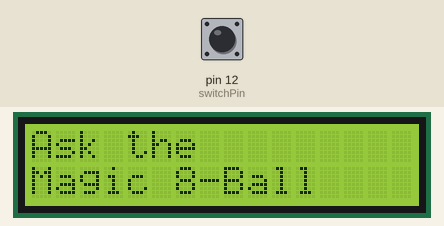
Recording of a sketch running on a simulated Arduino Uno, built with avr-gcc and run on an emulated ATmega328P. Shown: 16×2 character LCD. The test bench sets the inputs (shaded band); at power-on: pin 12 (switchPin) LOW. Random numbers use the default seed unless the sketch sets one.

Above: at 2.2 s.
2.3 s: pin 12 (switchPin) pulled HIGH for 0.15 s
At 3.6 s:
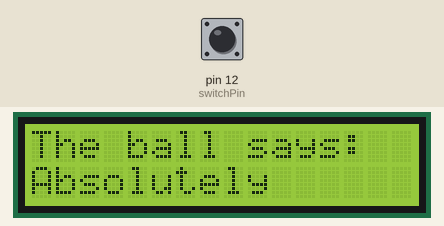
3.9 s: pin 12 (switchPin) pulled HIGH for 1 s
At 6.1 s:
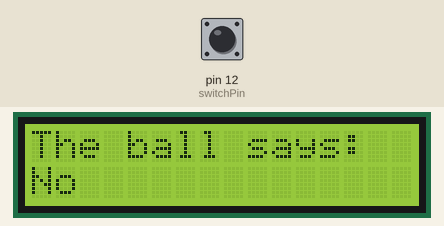
6.4 s: pin 12 (switchPin) pulsed HIGH 5 times (0.12 s each, 0.3 s apart)
At 8.9 s:
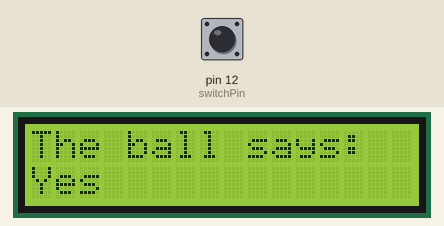
9.4 s: pin 12 (switchPin) pulled HIGH for 0.15 s
At 10.4 s:
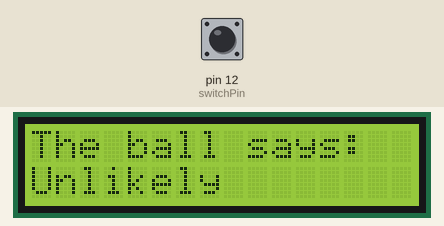
11.0 s: pin 12 (switchPin) pulled HIGH for 3.2 s
At 14.5 s:
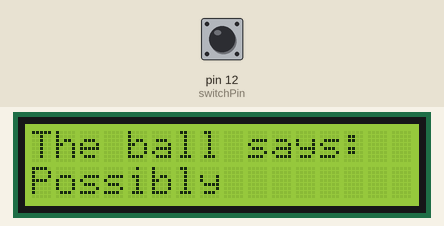
15.7 s: pin 12 (switchPin) pulled HIGH for 0.15 s
At 16.4 s:
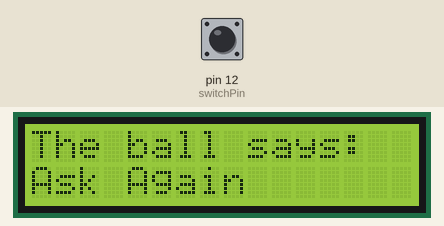
Timing chart, 0 to 18.3 s (numbered marks = the images above; inputs shaded):
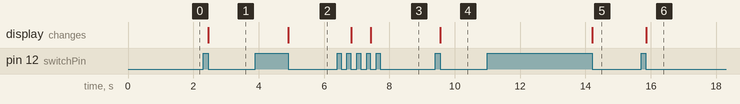

Measured:
- after the input at 2.3 s, the display: changes after 0.16 s (image 1)
- after the input at 3.9 s, the display: changes after 1.0 s (image 2)
- after the input at 6.4 s, the display: first changes after 0.43 s (image 3 shows a later state)
- after the input at 9.4 s, the display: changes after 0.16 s (image 4)
- after the input at 11.0 s, the display: changes after 3.2 s (image 5)
- after the input at 15.7 s, the display: changes after 0.16 s (image 6)

The sketch:

LCDPrototypeMagic8Ball.ino
```cpp
#include <LiquidCrystal.h>

LiquidCrystal lcd(2, 3, 6, 7, 8, 9);

int switchState = 0; // Used for Tilt Switch
int prevSwitchState = 0; // Used for Tilt Switch
int reply; // Will store the random used to generate Magic 8-Ball responses
const int switchPin = 12;

void setup() {
  // put your setup code here, to run once:
  pinMode(switchPin, INPUT); // Tilt Switch is an INPUT
  lcd.begin(16,2); // Our LCD has 16 columns and 2 rows.
  lcd.print("Ask the"); //Displays "Ask the" on the First row of the LCD
  lcd.setCursor(0,1); // Moves the cursor to the 1st column, 2nd row.
  lcd.print("Magic 8-Ball"); // Displays "Magic 8-Ball" on the second row of the LCD
  delay(1000);
}

void loop() {
  switchState = digitalRead(switchPin);
  if(switchState != prevSwitchState){
    if(switchState == LOW){ //If Tilt Switch is "off", pick new reply
      reply = random(8);
      lcd.clear(); //Clears the LCD
      lcd.setCursor(0,0); // 1st column, 1st row
      lcd.print("The ball says: ");
      lcd.setCursor(0,1); // 1st column, 2nd row

      switch(reply){
        case 0:
          lcd.print("Yes");
          break;
        case 1:
          lcd.print("No");
          break;
        case 2:
          lcd.print("Depends");
          break;
        case 3:
          lcd.print("Possibly");
          break;
        case 4:
          lcd.print("Possibly Not");
          break;
        case 5:
          lcd.print("Ask Again");
          break;
        case 6:
          lcd.print("Unlikely");
          break;
        case 7:
          lcd.print("Absolutely");
          break;
        default:
          lcd.print(reply);
      }
    }
  }
  prevSwitchState = switchState;

}
```
